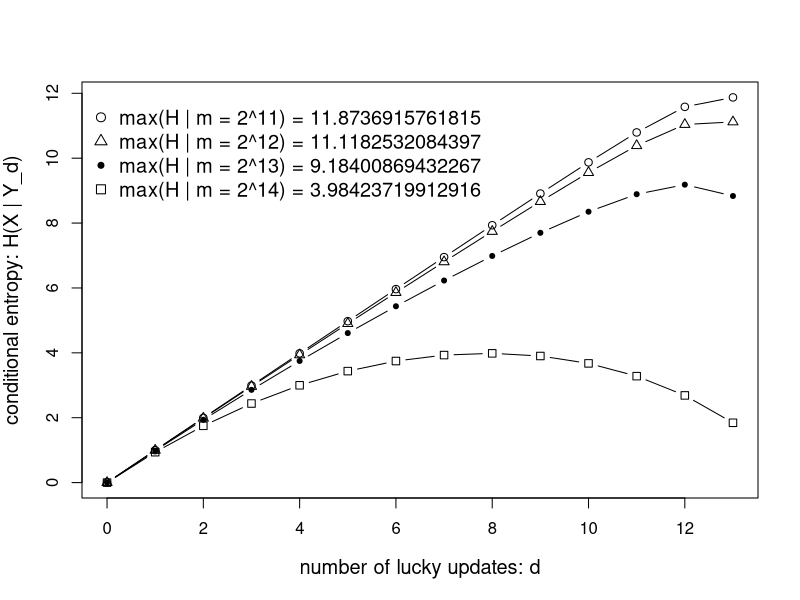

Recreate this plot in R.
Pndb = function(D, d, m)
	return (1-(2^(d-1)*m*d)/(2^D-m+1));
Pmdb = function(D, d)
	return (1-(d*2^(2*d-2)+d*2^(d-1))/(2^D-1));
d_l = 0;
d_r = 14;
SEG = 14;
d = c(0:(SEG-1))/SEG*(d_r-d_l)+d_l;
D = 32;
Hb = function(D, d, m)
	return (Pndb(D, d, m)*Pmdb(D, d)*d*(1-d*m^2/(2^D-m+1)));
Hlm = function(lm)
	return (Hb(D, d, 2^lm));

y1 = Hlm(11);
y2 = Hlm(12);
y3 = Hlm(13);
y4 = Hlm(14);
	
legendStr = c(paste("max(H | m = 2^11) =", as.character(max(y1))), 
		  paste("max(H | m = 2^12) =", as.character(max(y2))), 
		  paste("max(H | m = 2^13) =", as.character(max(y3))), 
		  paste("max(H | m = 2^14) =", as.character(max(y4)))
)

xlabStr = "number of lucky updates: d";
ylabStr = "conditional entropy: H(X | Y_d)"	
	
plot(d, y1, type="b", xlab = xlabStr, ylab = ylabStr, pch=1, cex.lab=1.2);
lines(d, y2, type="b", pch=24);
lines(d, y3, type="b", pch=20);
lines(d, y4, type="b", pch=0);
legend(-0.5, 12, legendStr, bty="n", pch=c(1, 24, 20, 0), cex=1.2);
